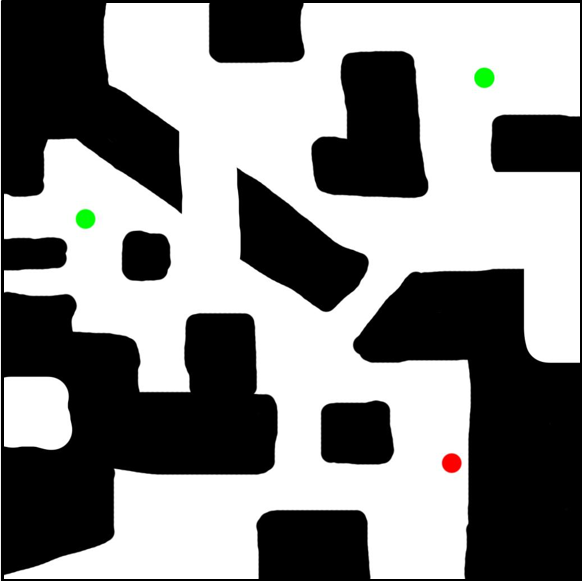
#> input picture map2.bmp, 582 x 582 px
$ python main.py
#> lines starting #> are read from the running program, lines starting #| are printed output that depends on the picture
### bmp.py
import struct

color = lambda r, g, b: bytes([b, g, r])
char = lambda character: struct.pack("=c", character.encode("ascii"))
word = lambda word: struct.pack("=h", word)
dword = lambda dword: struct.pack("=l", dword)
unpack = lambda buffer: struct.unpack("=l", buffer)[0]

# Función que lee un archivo .bmp.
def read_bmp(path):

    # Apertura del archivo .bmp a leer.
    with open(path, "rb") as image:

        # Definición del ancho y alto de la imagen.
        image.seek(2 + 4 + 2 + 2)
        header_size = unpack(image.read(4))
        image.seek(2 + 4 + 2 + 2 + 4 + 4)
        width = unpack(image.read(4))
        height = unpack(image.read(4))

        # Salto del header para leer los pixeles de la imagen.
        image.seek(header_size)

        # Lista de pixeles a retornar al finalizar el proceso.
        pixels = []

        # Iteración sobre todas las "filas" del archivo.
        for y in range(height):

            # Nueva fila de pixeles del archivo.
            pixels.append([])

            # Iteración sobre los pixeles de cada "fila".
            for _ in range(width):

                # Tonalidades azul, verde y roja del pixel leído.
                b, g, r = (ord(image.read(1)), ord(image.read(1)), ord(image.read(1)))

                # Almacenamiento del pixel en su respectiva posición en la lista.
                pixels[y].append(color(r, g, b))

    # Retorno del ancho, alto y pixeles de la imagen.
    return width, height, pixels

# Función que escribe un archivo .bmp.
# [38 lines left out: function write_bmp, not called in this run]

### dfs.py
from framework import Framework

class DFS(Framework):
    def __init__(self,maze):
        self.maze = maze
        self.moved = []
        self.visited=[]
        self.meta=[]
        self.start = []
        self.move_copy = []
        self.height = len(self.maze)
        self.width = len(self.maze[0])
        self.maze_path = []

    #regresa los resultados
    def results(self):
        return self.visited, self.maze_path

    #revisar si llego a la meta
    def goal(self):
        for final_goal in self.meta:
            if final_goal in self.moved[self.movePosition]:
                # [4 lines of commented-out code are left out]
                self.maze_path = self.moved[self.movePosition]
                self.moved = []

    def step(self):
        pass

    def stepCost(self, paths):
        pass

    #revisa su entorno
    def surrounding(self, position):
        #revisar si arriba no es un cuadro negro
        actual_x,actual_y = position
        self.x, self.y = actual_x,actual_y
        copy2 = self.move_copy.copy()
        if actual_y-1 >= 0:
            if self.maze[actual_y-1][actual_x] != 0:
                if([actual_x,actual_y-1]) not in self.visited:
                    copy2.append([actual_x,actual_y-1])
                    self.moved.insert(0,copy2)

        #revisar si derecha no es un cuadro negro
        copy2 = self.move_copy.copy()
        if actual_x+1 < self.width:
            if self.maze[actual_y][actual_x+1] != 0:
                if([actual_x+1,actual_y]) not in self.visited:
                    copy2.append([actual_x+1,actual_y])
                    self.moved.insert(0,copy2)

        #revisar si abajo no es un cuadro negro
        copy2 = self.move_copy.copy()
        if actual_y+1 < self.height:
            if self.maze[actual_y+1][actual_x] != 0:
                if([actual_x,actual_y+1]) not in self.visited:
                    copy2.append([actual_x,actual_y+1])
                    self.moved.insert(0,copy2)

        #revisar si izquierda no es un cuadro negro
        copy2 = self.move_copy.copy()
        if actual_x-1 >=0:
            if self.maze[actual_y][actual_x-1] != 0:
                if([actual_x-1,actual_y]) not in self.visited:
                    copy2.append([actual_x-1,actual_y])
                    self.moved.insert(0,copy2)

    #inicio del proceso
    def actions(self):
        for y in range(len(self.maze)):
            for x in range(len(self.maze[y])):
                if self.maze[y][x] == 9:
                    self.meta.append([x,y])
                elif self.maze[y][x] == 8:
                    self.start.append([x,y])
        #agregar la posicion inicail como lugar que ya se movio
        self.moved.append(self.start[0])
        #comenzar a analizar su entorno
        while self.moved:
            for i in range(len(self.moved)):
                self.movePosition= i
                #actual position
                if len(self.moved) == 1:
                    actual_x=self.moved[len(self.moved)-1][0]
                    actual_y=self.moved[len(self.moved)-1][1]
                else:
                    actual_x=self.moved[i][len(self.moved[i])-1][0]
                    actual_y=self.moved[i][len(self.moved[i])-1][1]
                # guardar como lugares ya visitados para que no se vuelva a visitar
                self.visited.append([actual_x,actual_y])
                #condicion para realizar copia
                if len(self.moved) == 1:
                    self.move_copy = self.moved.copy()
                else:
                    self.move_copy = self.moved[i].copy()
                self.moved.pop(0)

                #analiza su entorno y se agrega de arriba,derecha,abajo,izquierda
                self.surrounding((actual_x,actual_y))
                #revisa si llego a la meta
                self.goal()
                break


### main.py
from PIL import Image
from numpy import *
import math
import bmp
from dfs import *
from A_fCost import *

def pixelate(input_file_path, pixel_size, file_name):
#> called with input_file_path = 'map2.bmp', pixel_size = 20, file_name = 'pixel2.bmp'
    image = Image.open(input_file_path)
#> image is the input picture: PIL image 582x582 RGB; mean R, G, B 136.3, 136.5, 136.1

    image = image.resize(
        (image.size[0] // pixel_size, image.size[1] // pixel_size),
        Image.NEAREST
    )
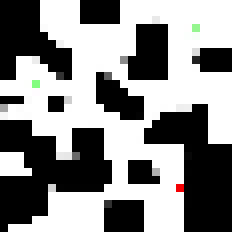
#> image: PIL image 29x29 RGB (shown 8 times larger); mean R, G, B 137.7, 137.7, 137.4

    image = image.convert("RGB")

    d = image.getdata()

    new_image = []

    for item in d:

        if item[0] in list(range(200, 256)) and item[1] in list(range(200, 256)) and item[2] in list(range(200, 256)):
            new_image.append((255, 255, 255))
        elif item[0] in list(range(0, 201)) and item[1] in list(range(0, 201)) and item[2] in list(range(0, 201)):
            new_image.append((0, 0, 0))
        else:
            new_image.append(item)
#> this loop made 841 passes
#> item on passes 1 to 3: (0, 0, 0), (0, 0, 0), (0, 0, 0)
#> after the loop, new_image = 841 items, first 6: (0, 0, 0), (0, 0, 0), (0, 0, 0), (0, 0, 0), (0, 0, 0), (255, 255, 255)

    image.putdata(new_image)

    image = image.resize(
        (image.size[0] * pixel_size, image.size[1] * pixel_size),
        Image.NEAREST
    )
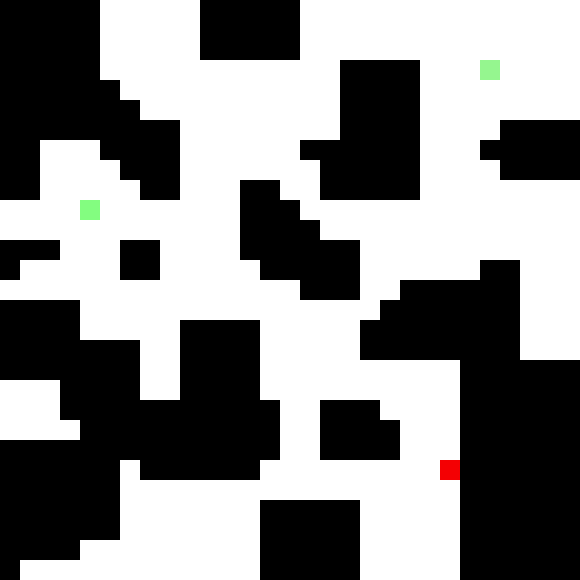
#> image: PIL image 580x580 RGB; mean R, G, B 137.1, 137, 136.8

    image.save(file_name)

def bmp_to_array(input_file_path, pixel_size):
#> called with input_file_path = 'pixel2.bmp', pixel_size = 20
    bmp_array = []
    width, height, pixels = bmp.read_bmp(input_file_path)

    for i in range(0, height, pixel_size):
        new_row = []
        for j in range(0, width, pixel_size):
            color = int.from_bytes(pixels[i][j], "little")
            if (color == 16_777_215):
                new_row.append(1)
            elif (color == 0):
                new_row.append(0)
            elif (color < 10_000_000):
                new_row.append(9)
            else:
                new_row.append(8)
        bmp_array.append(new_row)

    return width, height, bmp_array[::-1]

image = "map2.bmp"
pixelated_image = "pixel2.bmp"
pixel_size = 20

pixelate(image, pixel_size, pixelated_image)
width, height, bmp_array = bmp_to_array(pixelated_image, pixel_size)

for y in bmp_array:
    print(y)

print(width, height)

dfs = DFS(bmp_array)
dfs.actions()
visitado, camino = dfs.results()
print("camino final resultado: ", camino)

# [4 lines of commented-out code are left out]

def array_to_bmp(width, height, bmp_array, file_name):
    framebuffer = [[0 for _ in range(width)] for _ in range(height)]
    bmp_array_len = len(bmp_array)
    pixel_ratio = width // len(bmp_array)

    for i in range(width):
        for j in range(height):
            x, y = i // pixel_ratio, j // pixel_ratio
            if (x == bmp_array_len): x = bmp_array_len - 1
            if (y == bmp_array_len): y = bmp_array_len - 1
            if (bmp_array[x][y] == 0):
                framebuffer[i][j] = bytes([0, 0, 0])
            elif (bmp_array[x][y] == 1):
                framebuffer[i][j] = bytes([255, 255, 255])
            elif (bmp_array[x][y] == 8):
                framebuffer[i][j] = bytes([255, 0, 0])
            elif (bmp_array[x][y] == 9):
                framebuffer[i][j] = bytes([0, 255, 0])
            elif (bmp_array[x][y] == 5):
                framebuffer[i][j] = bytes([0, 0, 255])

    bmp.write_bmp(file_name, framebuffer[::-1], width, height)

$ run again, with map3.bmp copied over map2.bmp
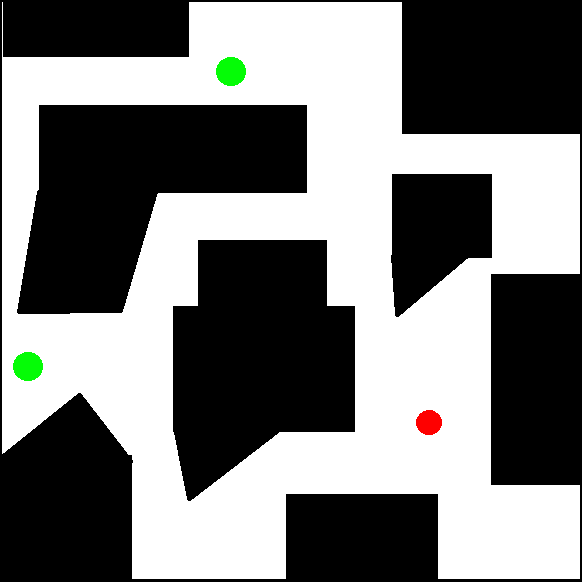
#> input picture map3.bmp, 582 x 582 px
#> in pixelate, image is the input picture: PIL image 582x582 RGB; mean R, G, B 123, 123.6, 122.6
#> in pixelate, `image = image.resize( (image.size[0] // pixel_size, image.size[1] // p..`:
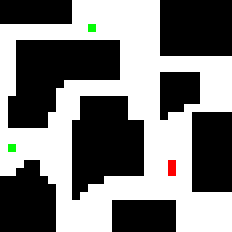
#> image: PIL image 29x29 RGB (shown 8 times larger); mean R, G, B 122.5, 122.5, 121.9
#> the loop in pixelate, `for item in d: ` made 841 passes
#> item on passes 1 to 3: (0, 0, 0), (0, 0, 0), (0, 0, 0)
#> after the loop in pixelate, `for item in d:`: new_image = 841 items, first 6: (0, 0, 0), (0, 0, 0), (0, 0, 0), (0, 0, 0), (0, 0, 0), (0, 0, 0)
